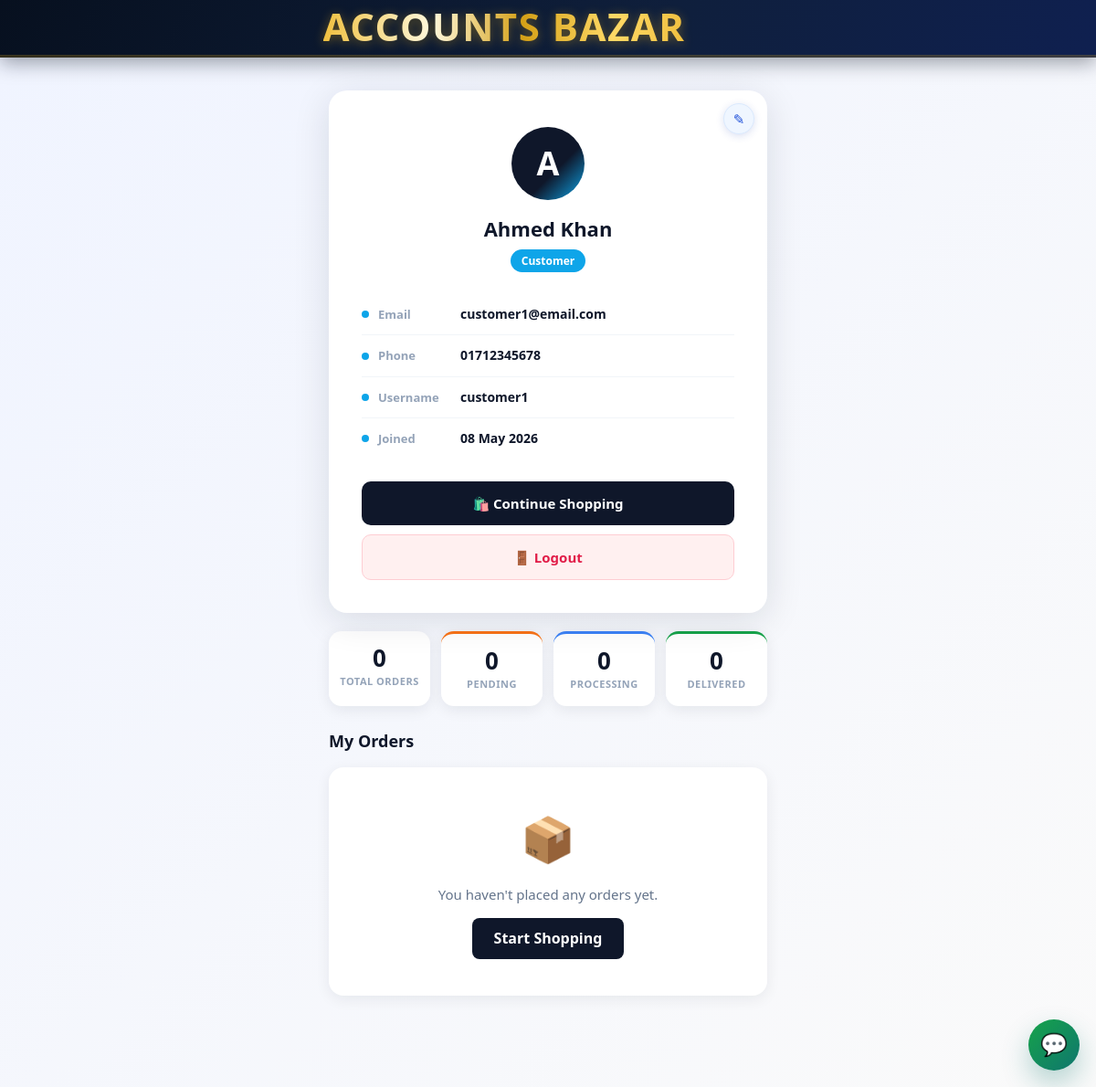
The app's page /profile.php (signed in) with its own data.
### tables this page shows
CREATE TABLE IF NOT EXISTS users (
    id INT AUTO_INCREMENT PRIMARY KEY,
    username VARCHAR(100) UNIQUE NOT NULL,
    email VARCHAR(255) UNIQUE NOT NULL,
    password VARCHAR(255) NOT NULL,
    first_name VARCHAR(100),
    last_name VARCHAR(100),
    phone VARCHAR(20),
    address VARCHAR(255),
    city VARCHAR(100),
    country VARCHAR(100),
    postal_code VARCHAR(20),
    user_type ENUM('customer', 'admin') DEFAULT 'customer',
    is_active TINYINT(1) DEFAULT 1,
    created_at TIMESTAMP DEFAULT CURRENT_TIMESTAMP,
    updated_at TIMESTAMP DEFAULT CURRENT_TIMESTAMP ON UPDATE CURRENT_TIMESTAMP,
    INDEX idx_email (email),
    INDEX idx_username (username)
);

### products/includes/db.php (called while the page is built, shortened)
<?php
class Database {
    private $host;
    private $db_user;
    private $db_pass;
    private $db_name;
    private $conn;
    public function __construct() {
        $this->host = DB_HOST;
        $this->db_user = DB_USER;
        $this->db_pass = DB_PASS;
        $this->db_name = DB_NAME;
        $this->connect();
    }
    private function connect() {
        $attempts = array();
        $credentialSets = array(
            array($this->host, $this->db_user, $this->db_pass)
        );
        if (defined('DB_FALLBACK_HOST') && defined('DB_FALLBACK_USER') && defined('DB_FALLBACK_PASS')) {
            $credentialSets[] = array(DB_FALLBACK_HOST, DB_FALLBACK_USER, DB_FALLBACK_PASS);
        }
        $dbNames = $this->buildDbNameVariants(
            $this->db_name,
            defined('DB_FALLBACK_NAME') ? DB_FALLBACK_NAME : ''
        );
        foreach ($credentialSets as $set) {
            foreach ($dbNames as $dbName) {
                $attempts[] = array($set[0], $set[1], $set[2], $dbName);
            }
        }
        foreach ($attempts as $attempt) {
            $this->conn = $this->tryConnect($attempt[0], $attempt[1], $attempt[2], $attempt[3]);
            if ($this->conn) {
                break;
            }
        }
        $this->ensureSchemaCompatibility();
    }
    private function tryConnect($host, $user, $pass, $name) {
        try {
            $conn = @new mysqli($host, $user, $pass, $name);
            return $conn;
        } catch (Throwable $e) {
            return null;
        }
    }
    private function buildDbNameVariants($primaryName, $fallbackName) {
        $names = array();
        return $names;
    }
    private function columnExists($table, $column) {
        $tableEsc = $this->conn->real_escape_string($table);
        $colEsc = $this->conn->real_escape_string($column);
        $sql = "SELECT COUNT(*) AS c
                FROM information_schema.COLUMNS
                WHERE TABLE_SCHEMA = DATABASE()
                  AND TABLE_NAME = '{$tableEsc}'
                  AND COLUMN_NAME = '{$colEsc}'";
        $res = $this->conn->query($sql);
        $row = $res->fetch_assoc();
        return ((int) ($row['c'] ?? 0)) > 0;
    }
    private function ensureSchemaCompatibility() {
        $this->ensureAiPromptsCompatibility();
    }
    private function ensureAiPromptsCompatibility() {
        $this->conn->query(
            "CREATE TABLE IF NOT EXISTS ai_prompts (
                id INT AUTO_INCREMENT PRIMARY KEY,
                prompt_text TEXT NOT NULL,
                image_path VARCHAR(255) DEFAULT NULL,
                created_at TIMESTAMP DEFAULT CURRENT_TIMESTAMP
            )"
        );
        if ($this->columnExists('ai_prompts', 'prompt') && !$this->columnExists('ai_prompts', 'prompt_text')) {
            $this->conn->query("ALTER TABLE ai_prompts ADD COLUMN prompt_text TEXT NULL");
            $this->conn->query("UPDATE ai_prompts SET prompt_text = prompt WHERE (prompt_text IS NULL OR prompt_text = '')");
        }
        $this->conn->query("UPDATE ai_prompts SET prompt_text = COALESCE(NULLIF(prompt_text, ''), 'Untitled prompt')");
        $this->conn->query(
            "CREATE TABLE IF NOT EXISTS ai_prompt_reactions (
                id INT AUTO_INCREMENT PRIMARY KEY,
                prompt_id INT NOT NULL,
                user_id INT NOT NULL,
                reaction ENUM('like', 'unlike') NOT NULL,
                created_at TIMESTAMP DEFAULT CURRENT_TIMESTAMP,
                updated_at TIMESTAMP DEFAULT CURRENT_TIMESTAMP ON UPDATE CURRENT_TIMESTAMP,
                UNIQUE KEY unique_prompt_user (prompt_id, user_id),
                INDEX idx_prompt_reaction (prompt_id, reaction)
            )"
        );
    }
}
?>

### profile.php (the view, shortened to what this page needs)
<?php
require_once 'products/config/config.php';
require_once 'products/includes/db.php';
$user = null;
$orders = [];
$orderStats = ['total' => 0, 'pending' => 0, 'delivered' => 0, 'processing' => 0, 'cancelled' => 0];
try {
    $db   = new Database();
    $conn = $db->getConnection();
    $stmt = $conn->prepare('SELECT id, username, email, first_name, last_name, phone, user_type, created_at FROM users WHERE id = ? LIMIT 1');
    $stmt->bind_param('i', $_SESSION['user_id']);
    $stmt->execute();
    $result = $stmt->get_result();
    $user   = $result ? $result->fetch_assoc() : null;
} catch (Exception $e) {
    $user = null;
}
$displayName = $_SESSION['name'] ?? ($user['first_name'] ?? $user['username'] ?? 'User');
$initial     = strtoupper(substr($displayName, 0, 1));
?>
<!DOCTYPE html>
<html lang="en">
<head>
    <link rel="stylesheet" href="css/style.css">
    <link rel="stylesheet" href="css/mobile.css">
</head>
<body>
    <header class="header">
        <div class="container">
            <nav class="navbar">
                <div class="store-brand">
                    <a href="index.php" style="text-decoration:none;">
                        <span class="store-title">Accounts Bazar</span>
                    </a>
                </div>
            </nav>
        </div>
    </header>
    <div class="profile-page">
        <div class="profile-card">
            <?php if ($user): ?>
                <a class="profile-edit-icon" href="profile.php?edit=1" aria-label="Edit billing info" title="Edit Billing Info">✎</a>
                <div class="profile-avatar"><?php echo htmlspecialchars($initial); ?></div>
                <div class="profile-name"><?php echo htmlspecialchars($displayName); ?></div>
                <div class="profile-badge">
                    <span><?php echo htmlspecialchars($user['user_type'] ?? 'customer'); ?></span>
                </div>
                <ul class="profile-info-list">
                    <li>
                        <span class="pil-dot"></span>
                        <span class="pil-label">Email</span>
                        <span class="pil-value"><?php echo htmlspecialchars($user['email'] ?? ''); ?></span>
                    </li>
                    <?php if (!empty($user['phone'])): ?>
                    <li>
                        <span class="pil-dot"></span>
                        <span class="pil-label">Phone</span>
                        <span class="pil-value"><?php echo htmlspecialchars($user['phone']); ?></span>
                    </li>
                    <?php endif; ?>
                    <li>
                        <span class="pil-dot"></span>
                        <span class="pil-label">Username</span>
                        <span class="pil-value"><?php echo htmlspecialchars($user['username'] ?? ''); ?></span>
                    </li>
                    <?php if (!empty($user['created_at'])): ?>
                    <li>
                        <span class="pil-dot"></span>
                        <span class="pil-label">Joined</span>
                        <span class="pil-value"><?php echo date('d M Y', strtotime($user['created_at'])); ?></span>
                    </li>
                    <?php endif; ?>
                </ul>
                <div class="profile-actions">
                    <a class="profile-btn profile-btn-shop" href="shop.php">🛍️ Continue Shopping</a>
                    <a class="profile-btn profile-btn-logout" href="profile.php?logout=1">🚪 Logout</a>
                </div>
            <?php else: ?>
                <p style="text-align:center;color:#64748b;">Could not load profile. <a href="login.php">Login again</a></p>
            <?php endif; ?>
        </div>
        <div class="order-stats-row">
            <div class="order-stat-box">
                <div class="osb-num"><?php echo $orderStats['total']; ?></div>
                <div class="osb-label">Total Orders</div>
            </div>
            <div class="order-stat-box osb-pending">
                <div class="osb-num"><?php echo $orderStats['pending']; ?></div>
                <div class="osb-label">Pending</div>
            </div>
            <div class="order-stat-box osb-processing">
                <div class="osb-num"><?php echo $orderStats['processing']; ?></div>
                <div class="osb-label">Processing</div>
            </div>
            <div class="order-stat-box osb-delivered">
                <div class="osb-num"><?php echo $orderStats['delivered']; ?></div>
                <div class="osb-label">Delivered</div>
            </div>
        </div>
        <div class="orders-section">
            <h2 class="orders-title">My Orders</h2>
            <?php if (empty($orders)): ?>
                <div class="orders-empty">
                    <div style="font-size:48px;margin-bottom:10px;">📦</div>
                    <div style="color:#64748b;font-size:15px;">You haven't placed any orders yet.</div>
                    <a href="shop.php" style="display:inline-block;margin-top:14px;background:#0f172a;color:#fff;padding:10px 24px;border-radius:8px;font-weight:800;text-decoration:none;">Start Shopping</a>
                </div>
            <?php endif; ?>
        </div>
    </div>
</body>
</html>

### css/style.css (style rules this page uses)
* { margin: 0; padding: 0; box-sizing: border-box; }
html { scroll-behavior: smooth; }
:root { --brand-900: #07101f; --brand-800: #0f1f3c; --brand-700: #162444; --accent-gold: #d4a017; --accent-gold-light: #f0c040; --accent-gold-dark: #a07810; --accent-blue: #1a56db; --accent-blue-light: #3b82f6; --text-900: #0d1525; --text-700: #1e293b; --text-500: #475569; --surface-white: #ffffff; --surface-100: #f8f9fc; --surface-200: #f0f4fa; --border-100: #e2e8f0; --shadow-sm: 0 2px 8px rgba(7,16,31,0.08); --shadow-md: 0 8px 24px rgba(7,16,31,0.12); --shadow-lg: 0 16px 40px rgba(7,16,31,0.16); --radius-card: 14px; --radius-btn: 10px; }
body { font-family: 'Segoe UI', Tahoma, Geneva, Verdana, sans-serif; line-height: 1.6; color: var(--text-900); background: #f0f4fa; background-image: radial-gradient(ellipse at 0% 0%, rgba(212,160,23,0.07) 0%, transparent 55%), radial-gradient(ellipse at 100% 100%, rgba(26,86,219,0.07) 0%, transparent 55%); background-attachment: fixed; }
.container { max-width: 1200px; margin: 0 auto; padding: 0 20px; }
.header .container { max-width: 100%; margin: 0; padding: 0; }
.header { background: linear-gradient(120deg, var(--brand-900) 0%, var(--brand-800) 60%, #0f2050 100%); color: white; padding: 0; box-shadow: 0 6px 20px rgba(7,16,31,0.38), inset 0 -1px 0 rgba(212,160,23,0.25); position: sticky; top: 0; z-index: 100; border-bottom: 2px solid rgba(212,160,23,0.22); }
.navbar { display: flex; justify-content: center; align-items: center; padding: 8px 0; gap: 14px; width: 100%; position: relative; }
.store-brand { display: flex; align-items: center; justify-content: center; gap: 0; width: 100%; padding-right: 96px; }
.store-title { font-size: 42px; line-height: 1; font-family: "Arial Black", Impact, "Segoe UI", sans-serif; font-weight: 900; letter-spacing: 1.5px; background: linear-gradient( 90deg, #f0c040 0%, #fff8dc 30%, #d4a017 55%, #ffd966 80%, #f0c040 100% ); -webkit-background-clip: text; background-clip: text; -webkit-text-fill-color: transparent; text-transform: uppercase; filter: drop-shadow(0 2px 6px rgba(212,160,23,0.45)); }

### records on screen
users: user_type "Customer", email "customer1@email.com", phone "01712345678", username "customer1", created_at "08 May 2026"

### other values on screen
$initial "A"
$displayName "Ahmed Khan"
$orderStats['total'] "0"
$orderStats['pending'] "0"
$orderStats['processing'] "0"
$orderStats['delivered'] "0"
